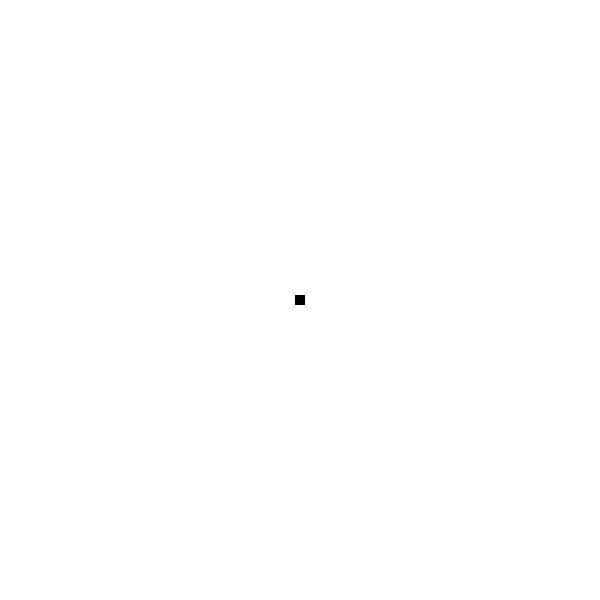
Frame 1 (no input)
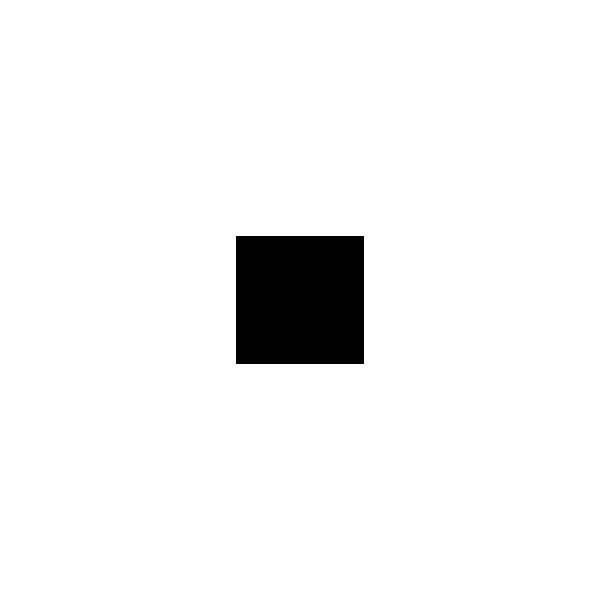
Frame 60 (the mouse pressed at the canvas centre just before this capture)
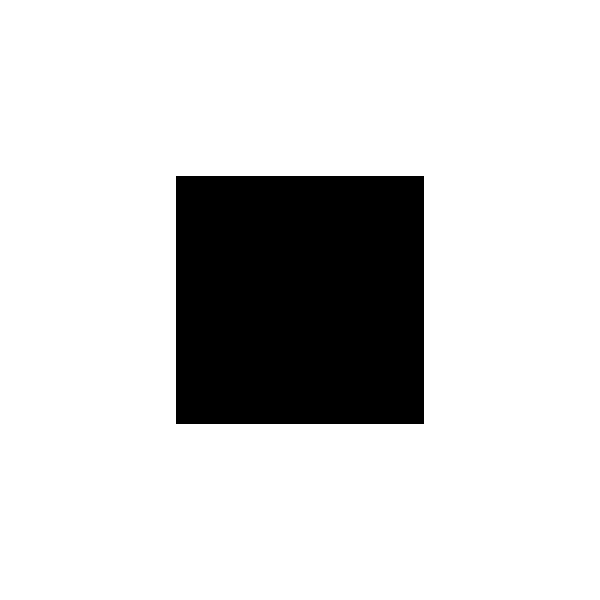
Frame 120 (the mouse held since frame 60 and released just before this capture)

The Processing sketch that drew these frames (run headless with seeded random() and noise(); from frame 60 on, the mouse is pressed at the canvas centre):

// Processing sketch: Test1_Question_3
// ── Test1_Question_3.pde
float widthC= 10;
float heightC= 10;
float widthSpeed= 2;
float heightSpeed= 2;

void setup(){
 size(600,600); 
 noStroke();
}

void draw(){
  background(255);
  //draws rect
  rectMode(CENTER);
  fill(0);
  rect( width/2,height/2,widthC,heightC);
  //grows rect
  widthC= widthC + widthSpeed;
  println(widthC);
  heightC= heightC + heightSpeed;
  if (widthC >= width && heightC >= height){
  widthSpeed= widthSpeed *-1;
  heightSpeed= heightSpeed *-1;
}
  if (widthC <= 10  && heightC <= 10){
   widthSpeed= widthSpeed *-1;
  heightSpeed= heightSpeed *-1;
  }
}
